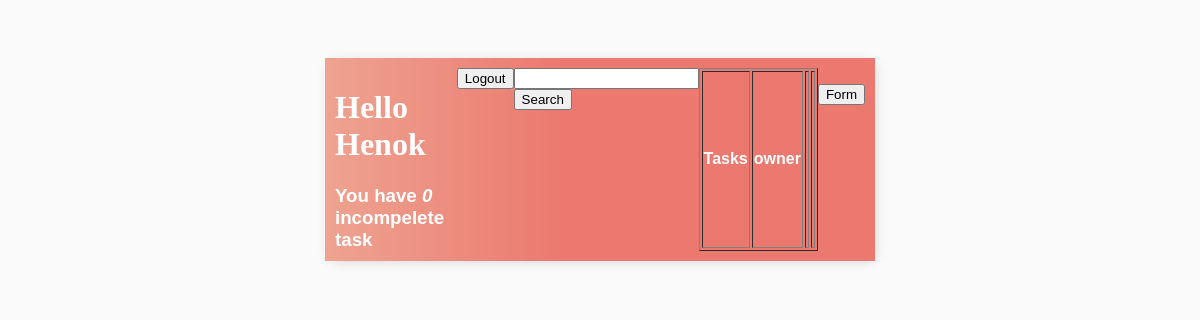
The page / (signed in) on the database as committed earlier.
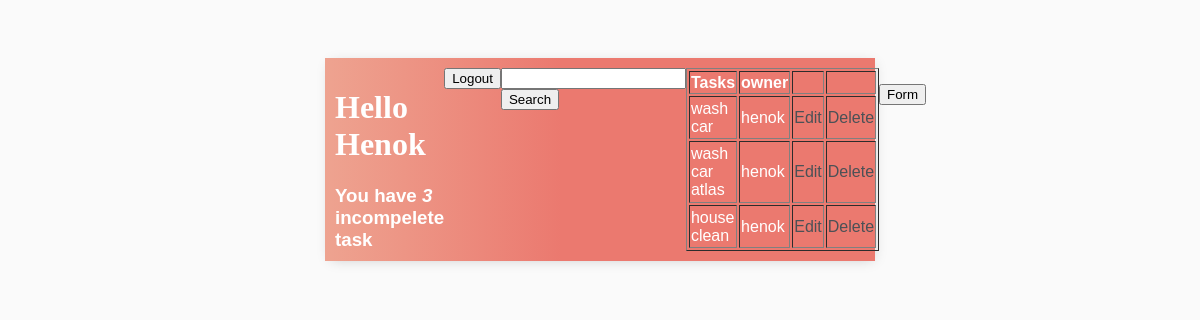
The same page on the database as committed later.
### ToDos/models.py (models this page shows, shortened)
class ToTask(models.Model):
    user = models.ForeignKey(User, on_delete=models.CASCADE, null=True, blank = True)
    title = models.CharField(max_length=200, null=True,  blank = True)
    description = models.CharField(max_length=300, null = True, blank=True)
    complete = models.BooleanField(default=False)
    created = models.DateTimeField(auto_now_add=True)
    class Meta:
        ordering = ['complete']

### ToDos/views.py (the view)
# urls.py: path('', views.ToTaskList.as_view(), name='task-list'),
class ToTaskList( LoginRequiredMixin,ListView):
    model = ToTask
    context_object_name = 'task'
    fields = ['title', 'description','complete']
    def get_context_data(self, **kwargs):
        context=super().get_context_data(**kwargs)
        context['task'] = context['task'].filter(user=self.request.user)
        context['count'] = context['task'].filter(complete=False).count()
        search_input = self.request.GET.get('search-area') or '' # we are applying a search functionality to the page..
        if search_input:
            context['task'] = context['task'].filter(title__icontains = search_input)
        context['search_input'] = search_input  # search functionality ends here..
        return context

### ToDos/templates/ToDos/totask_list.html
{% extends 'ToDos/main.html' %}
{%  block content %}
<div class="header-bar">
    <div>
        <h1>Hello {{request.user|title}}</h1>
        <h3 style="margin: 0;">You have <i> {{count}}</i> incompelete task  </h3>
        </div>
{% if request.user.is_authenticated %}
<a href="{% url 'totask-logout' %}"> <input type="button" value="Logout"> </a>
{% else %}
<a href="{% url 'totask-login' %}"> <input type="button" value="Login"> </a>
{% endif %}
<br>
<br>
<form method="GET">
    <input type="text" name="search-area" , value="{{search_input}}">
    <input type="submit" value="Search">
    </form>
<table border="1">
    <tr>
        <th>Tasks</th>
        <th>owner</th>
        <th></th>
        <th></th>
    </tr>
    {% for item in task %}
    <tr>
        <td>{{item.title}}</td>
        <td>{{item.user}}</td>
        <td> <a href="{% url 'totask-update' item.id %}">Edit </a></td>
        <td><a href="{% url 'totask-delete' item.id %}">Delete </a></td>
    </tr>
    {% endfor %}
</table>
<br>
<p> <a href="{% url 'totask-form' %}"> <input type="button" value="Form"></a>    </p>
{% endblock %}

### ToDos/templates/ToDos/main.html (shortened to what this page needs)
<!DOCTYPE html>
<html lang="en">
<head>
</head>
<body>
    <div class="container">
        {% block content %}
        {% endblock content %}
</body>
</html>

### ToDos/templates/ToDos/main.html (style rules this page uses)
body { background-color: #FAFAFA; font-family: 'Nunito', sans-serif; padding-top: 50px; }
h1 { font-family : 'Raleway'; sans-serif; }
a, p { color: #4b5156; text-decoration: none; }
.container { max-width: 550px; margin: auto; background-color: #fff; -webkit-box-shadow: 2px 2px 13px -4px rgba(0,0,0,0.21); box-shadow: 2px 2px 13px -4px rgba(0,0,0,0.21); }
.header-bar { display: flex; justify-content: space-between; color: #fff; padding: 10px; border-radius: 5px,5px 0,0; background: linear-gradient(90deg,#EEA390 0%, #EB796F 43% , #EB796F 100%); }

Rows that differ between the two databases and show on the page:
added ToTask: title "wash car", user "henok"
added ToTask: title "wash car atlas", user "henok"
added ToTask: title "house clean", user "henok"
Other text that changed with them:
{{ count }}: "0" → "3"
